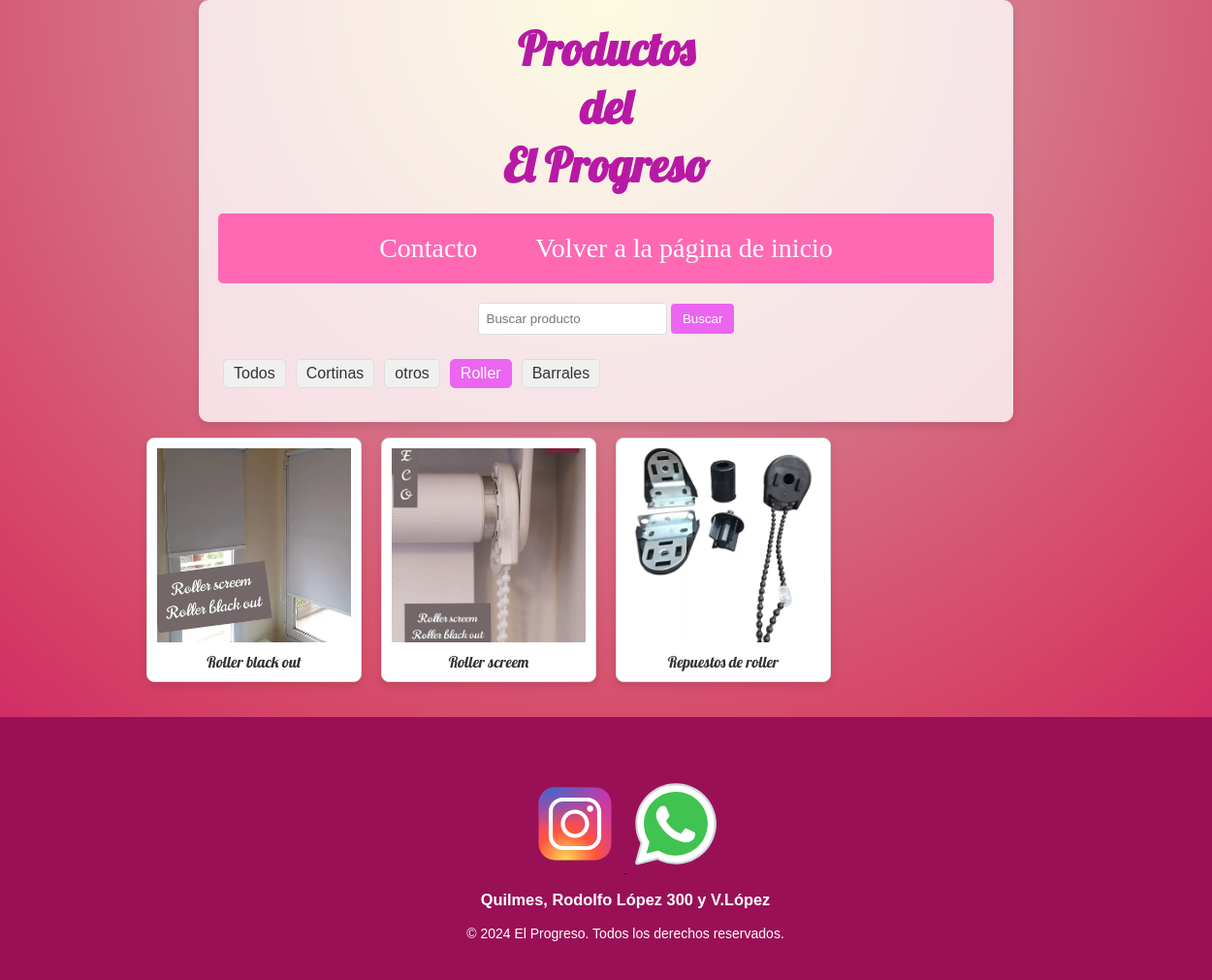
/productos/?q=&tipo=Roller, run on the app's committed database.
### myapp/models.py (models this page shows, shortened)
class Producto(models.Model):
    nombre = models.CharField(max_length=100)
    descripcion = models.TextField()
    tipo = models.CharField(max_length=50)

### myapp/views.py (the view)
# urls.py: path('productos/', views.productos_view, name='productos'),
def productos_view(request):
    query = request.GET.get('q')
    tipo_filter = request.GET.get('tipo')
    productos = Producto.objects.all()
    if query:
        productos = productos.filter(nombre__icontains=query)
    if tipo_filter:
        productos = productos.filter(tipo=tipo_filter)
    tipos = Producto.objects.values_list('tipo', flat=True).distinct()
    return render(request, 'productos.html', {'productos': productos, 'tipos': tipos})

### myapp/templates/productos.html (shortened to what this page needs)
{% load static %}
<!DOCTYPE html>
<html>
    <head>
        <link rel="stylesheet" type="text/css" href="{% static 'css/styles.css' %}">
    </head>
    <body>
        <div class="container">
            <h1>Productos</h1>
            <h1>del</h1>
            <h1>El Progreso</h1>
            <div class="navbar">
                <a href="#contact" class="navbar-button">Contacto</a>
                <a href="{% url 'home' %}">Volver a la página de inicio</a>
            </div>
            <form method="get" action="">
                <input type="text" name="q" placeholder="Buscar producto" value="{{ request.GET.q }}">
                <button type="submit">Buscar</button>
            </form>
            <div class="filter-tags">
                <a href="?q={{ request.GET.q }}" class="{% if not request.GET.tipo %}selected{% endif %}">Todos</a>
                {% for tipo in tipos %}
                    <a href="?q={{ request.GET.q }}&tipo={{ tipo }}" class="{% if tipo == request.GET.tipo %}selected{% endif %}">{{ tipo }}</a>
                {% endfor %}
            </div>
        </div>
        <ul class="product-list">
            {% for producto in productos %}
            <li class="product-item">
                <img src="{% static 'img/productos/' %}{{ producto.nombre }}.png" alt="{{ producto.nombre }}">
                <p>{{ producto.nombre }}</p>
            </li>
            {% endfor %}
        </ul>
        <footer id="fin">
            <div class="contact" id="contact">
                <a>
        <footer id="fin">
            <div class="contact" id="contact">
                <a>
                    <strong>
                        <a href="https://www.instagram.com/cortinaselprogreso/">
                        </a>
                    </strong>
                <strong>
                    <a href="tel:+54 911 6899-4556">
                    </a>
                </strong>
                <h3>
                    Quilmes,
                    Rodolfo López 300 y V.López                </h3>
            </div>
                &copy; 2024 El Progreso. Todos los derechos reservados.
            </footer>
    </body>
    </html>

### myapp/static/css/styles.css (style rules this page uses)
body { background-image: radial-gradient(circle at top center, rgb(244, 234, 104), rgb(213, 124, 141), rgb(214, 70, 102), rgb(204, 15, 101)); margin: 0; font-family: 'Arial', sans-serif; display: flex; flex-direction: column; align-items: center; min-height: 100vh; text-align: center; color: #B719A5;; }
.container { background-color: rgba(255, 255, 255, 0.8); border-radius: 10px; padding: 20px; max-width: 800px; width: 100%; box-shadow: 0 4px 8px rgba(0, 0, 0, 0.1); }
.navbar { display: flex; justify-content: center; background-color: #ff69b4; padding: 10px 0; margin-top: 20px; border-radius: 5px; }
.navbar a { color: white; padding: 10px 20px; text-decoration: none; font-size: 28px; font-family: 'Comic Sans MS', cursive; margin: 0 10px; transition: background-color 0.3s, color 0.3s; }
h1, h2, p { font-family: 'Lobster', cursive; margin: 0; }
h1 { font-size: 3em; }
p { margin-top: 20px; }
footer { margin-top: 20px; font-family: 'Arial', sans-serif; font-size: 14px; color: #666; }
footer#fin { background-color: #991057; color: #fff; padding: 20px; text-align: center; width: 100%; bottom: 0; left: 0; }

### myapp/templates/productos.html (style rules this page uses)
.filter-tags { margin: 10px 0; display: flex; flex-wrap: wrap; }
.filter-tags a { margin: 5px; padding: 5px 10px; background-color: #f0f0f0; border: 1px solid #ddd; border-radius: 5px; text-decoration: none; color: #333; }
.filter-tags a.selected { background-color: #ec65f0; color: #fff; border-color: #ec65f0; }
form { margin: 20px 0; }
input[type="text"] { padding: 8px; border: 1px solid #ddd; border-radius: 4px; }
button { padding: 8px 12px; border: none; border-radius: 4px; background-color: #ec65f0; color: #fff; cursor: pointer; }
.product-list { list-style: none; padding: 0; display: grid; grid-template-columns: repeat(4, 1fr); gap: 20px; }
.product-item { border: 1px solid #ddd; border-radius: 8px; overflow: hidden; box-shadow: 0 4px 8px rgba(0, 0, 0, 0.1); background-color: #fff; display: flex; flex-direction: column; align-items: center; text-align: center; padding: 10px; }
.product-item img { width: 100%; height: 200px; object-fit: cover; }
.product-item p { margin-top: 10px; font-size: 16px; color: #333; }

### data on the page
Producto: nombre (picture), nombre "Roller black out"
Producto: nombre (picture), nombre "Roller screem"
Producto: nombre (picture), nombre "Repuestos de roller"

### other printed values
{{ tipo }} "Cortinas" "otros" "Roller" "Barrales"
